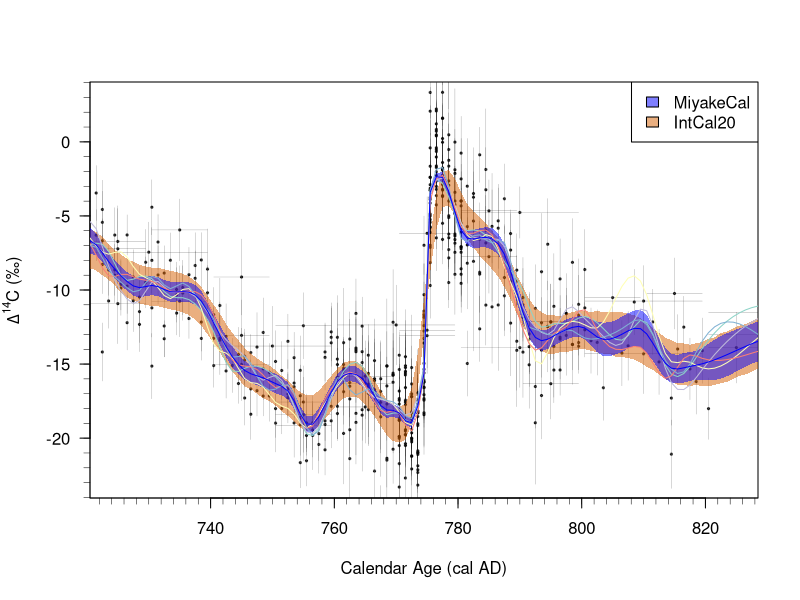

Generate this figure with R:
# Plot detail of IntCal20 vs MiyakeCal over AD 744 period
# Plots in Delta14C space

# Include underlying tree-ring data
# X-axis (calendar age) bars represent the annual rings in the samples
# Y-axis (14C) bars represent the measurement uncertainty

# Store oldpar so do not change after running in main environment 
oldpar <- par(no.readonly = TRUE)

# Change par to allow extra space on LHS
par(mar = c(5, 4.4, 4, 2) + 0.1)

MookConvention <- TRUE
Mult_SigmaInterval <- 1 # Do we want 1 sigma or two sigma
y_lab_line <- 3.2 # Ensure does not overlap with labelling

## Read in the data
Miyake <- 1950.5 - c(774.5)
# Read in data - after repeat measurements have been merged
Extract <- read.csv("Datasets/TreeRings_IntCal20_MergedRepeats.csv", 
                    header = TRUE)
Extract$delta <- 1000*(Extract$F*exp(Extract$calage/8267) - 1)
Extract$deltaUpper <- 1000*((Extract$F + Mult_SigmaInterval *Extract$sdF) * exp(Extract$calage/8267) - 1)
Extract$deltaLower <- 1000*((Extract$F - Mult_SigmaInterval *Extract$sdF) * exp(Extract$calage/8267) - 1)
Extract$c14ageUpper <- Extract$c14age + Mult_SigmaInterval * Extract$c14sig
Extract$c14ageLower <- Extract$c14age - Mult_SigmaInterval * Extract$c14sig

# Restrict plot to data 450 years either side of the 774AD Miyake Event 
Extract <- Extract[(Extract$calage < (Miyake + 450)) &  (Extract$calage > (Miyake - 450)),]
t_grid <- seq(min(Extract$calage),max(Extract$calage), by = 1)

# Read in IntCal20 curve and reduce to only section needed to plot
IntCal20 <- read.csv("CalibrationCurves/intcal20.csv", header = TRUE)
MiyakeID <- which((IntCal20$CAL.BP < Miyake + 70) & (IntCal20$CAL.BP > Miyake - 70))
Miyake20 <- IntCal20[MiyakeID,]
Miyake20$ADAge <- 1950.5 - Miyake20$CAL.BP 

# Create plot of curves
plot(Miyake20$ADAge, Miyake20$Delta.14C, type = "n", col = "blue", 
     xlab = "Calendar Age (cal AD)", ylab = "",
     ylim = c(-23,3), xlim = 774.5 + c(-50,50), las = 1)
mtext(text = expression(paste(Delta^14, "C", " (\u2030)")), 
      side = 2, line = y_lab_line)

# Add smaller ticks
xtick<-seq(700, 900, by=2)
ytick<-seq(-30, 5, by=1)
axis(side=1, at=xtick, labels = FALSE, lwd = 0.5, tck = -0.015)
axis(side=2, at=ytick, labels = FALSE, lwd = 0.5, tck = -0.015)

# Plot observations
points(1950.5 - Extract$calage, Extract$delta, pch = 19, cex = 0.3, col = grey(level = 0, alpha = 0.7))
# Error-bars representing uncertainty in Delta14C axis
segments(x0 = 1950.5 - Extract$calage, 
         y0 = Extract$deltaUpper, 
         y1 = Extract$deltaLower, 
         lwd = 0.3, col = grey(level = 0, alpha = 0.5))
# Bars representing the calendar years represented by the (multi-annual) blocked measurements
segments(x0 = 1950.5 - floor(Extract$calage - (Extract$calspan-1)/2), 
         x1 = 1950.5 - floor(Extract$calage + (Extract$calspan-1)/2),
         y0 = Extract$delta, 
         lwd = 0.3, col = grey(level = 0, alpha = 0.5))

# Overlay shaded IntCal20 curve
polygon(1950.5 - c(IntCal20$CAL.BP, rev(IntCal20$CAL.BP)),
        c(IntCal20$Delta.14C + Mult_SigmaInterval * IntCal20$Sigma.1, 
          rev(IntCal20$Delta.14C - Mult_SigmaInterval * IntCal20$Sigma.1)),
        col = rgb(213,94,0, alpha = 127, maxColorValue = 255), border=NA)





# Overlay MiyakeCal curve
MiyakeCal <- read.csv("CalibrationCurves/MiyakeCalAD774Curve_delta14c_nonpredictive.csv")

MiyakeCal$delta14c_upper <- MiyakeCal$delta14c + Mult_SigmaInterval * MiyakeCal$delta14c_sig
MiyakeCal$delta14c_lower <- MiyakeCal$delta14c - Mult_SigmaInterval * MiyakeCal$delta14c_sig

polygon(1950.5 - c(MiyakeCal$calageBP, rev(MiyakeCal$calageBP)),
        c(MiyakeCal$delta14c_upper, 
               rev(MiyakeCal$delta14c_lower)),
        col=rgb(0,0,1,.5), border=NA)


## Finally overlay some individual MiyakeCal realisations
# Read in realisations
individual_realisations <- read.csv("Realisations/MiyakeCalAD774_Realisations_delta14c.csv")
# Select the colour palette
library(RColorBrewer)
n_samp <- ncol(individual_realisations) - 1 # First column is calendar age grid 
col_list <- brewer.pal(n_samp, "Set3") # Choose nsamp colours

for(i in 2:ncol(individual_realisations)) {
  lines(1950.5 - individual_realisations[,1], 
        individual_realisations[,i], 
        col = col_list[i-1])
}

# Overlay mean delta14c curve
lines(1950.5 - MiyakeCal$calageBP, MiyakeCal$delta14c, col = "blue")

legend("topright", legend = c("MiyakeCal", "IntCal20"), 
       fill = c(rgb(0,0,1,.5), 
                rgb(213,94,0, alpha = 127, maxColorValue = 255)))


# Revert to old par
par(oldpar)




